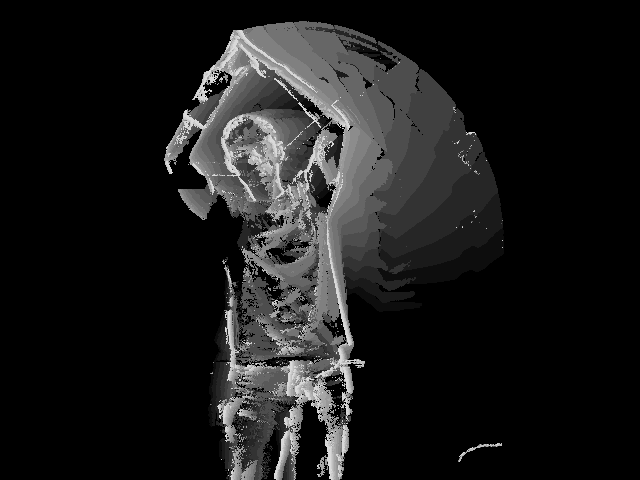
%> input picture CV_Project/MHIs/A/Individuals/a99.png, 640 x 480 px
$ octave FilterImage.m   (GNU Octave 9; MATLAB toolbox functions it lacks are replaced by stand-ins)
%> lines starting %> are read from the running program, lines starting %| are printed output that depends on the picture; in (x1, y1, x2, y2) boxes, pixels count from 0 and x2, y2 are one past the last pixel; in counts of white or black regions, pixels touching at a corner belong together; the program's own positions count from 1
image = double(imread('MHIs/A/Individuals/a99.png'));
%> image: size 480x640 double; min 0, max 217, mean 26.3; mean of the top-left, top-right, bottom-left and bottom-right quarters 37.2, 29.4, 25.3, 13.3
filtered = imbinarize(image);
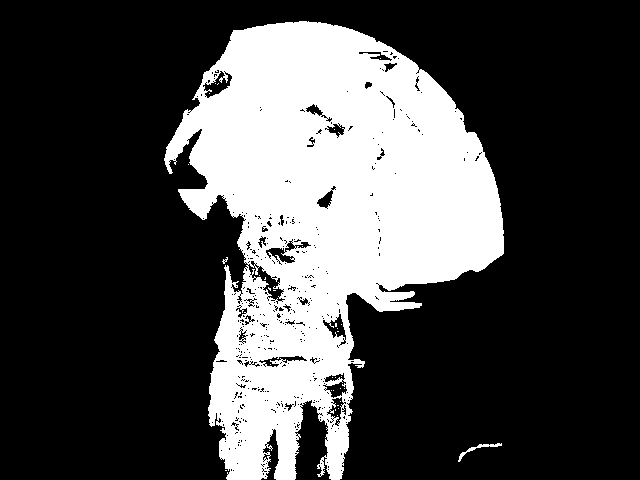
%> filtered: size 480x640 logical; 28.1% white; 34 white regions (32 under 20 px), largest, box (x1, y1, x2, y2) and area: (164, 21, 504, 480) 86042, (458, 443, 502, 462) 138
filtered = medfilt2(filtered, [5 5]);
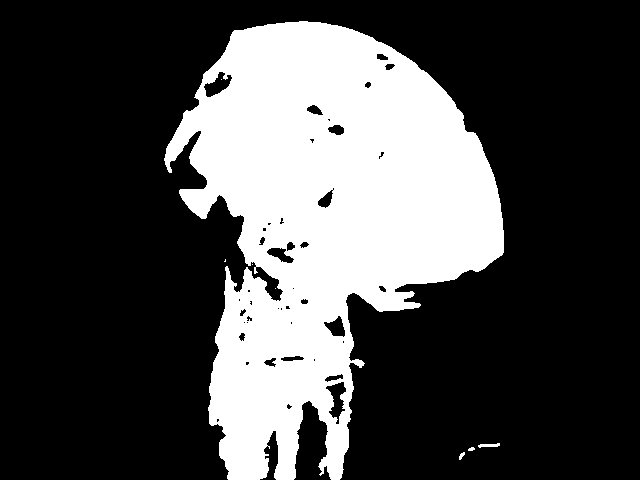
%> filtered: size 480x640 logical; 28.6% white; 8 white regions (4 under 20 px), largest, box (x1, y1, x2, y2) and area: (164, 21, 504, 480) 87677, (478, 443, 500, 448) 67, (459, 452, 465, 460) 27, (468, 447, 475, 451) 21
filtered = bwareafilt(filtered,2);
%> filtered: size 480x640 logical; 28.6% white; 2 white regions, box (x1, y1, x2, y2) and area: (164, 21, 504, 480) 87677, (478, 443, 500, 448) 67
filtered = imfill(filtered,'holes');
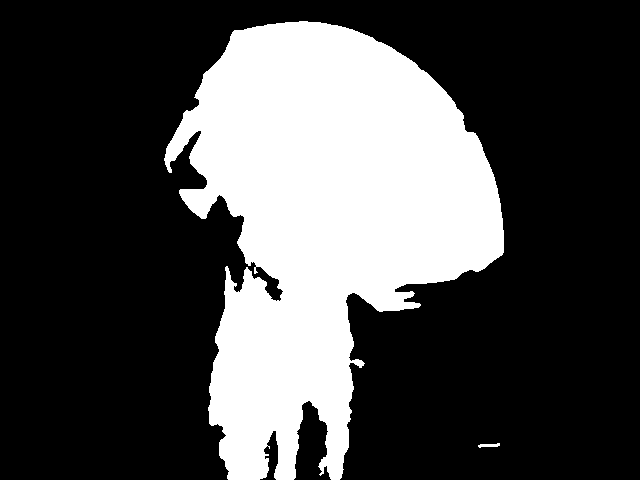
%> filtered: size 480x640 logical; 29.3% white; 2 white regions, box (x1, y1, x2, y2) and area: (164, 21, 504, 480) 89935, (478, 443, 500, 448) 67
filtered = image.*filtered;
%> filtered: size 480x640 double
imwrite(uint8(filtered),'MHIs/A/Individuals/a99.png');
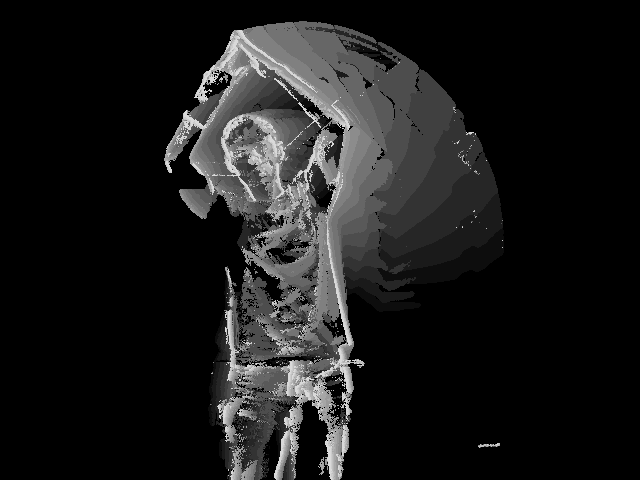
%> saved as a99.png: size 480x640 uint8; min 0, max 217, mean 26.1; mean of the top-left, top-right, bottom-left and bottom-right quarters 37.1, 29.4, 24.9, 13

$ run again, with CV_Project/MHIs/A/Individuals/a01.png copied over CV_Project/MHIs/A/Individuals/a99.png
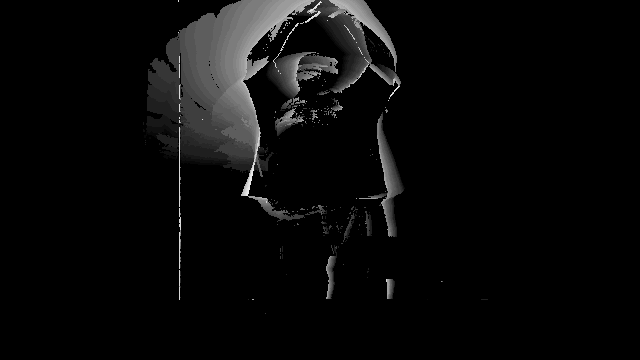
%> input picture CV_Project/MHIs/A/Individuals/a01.png, 640 x 360 px
%> `filtered = imbinarize(image);`:
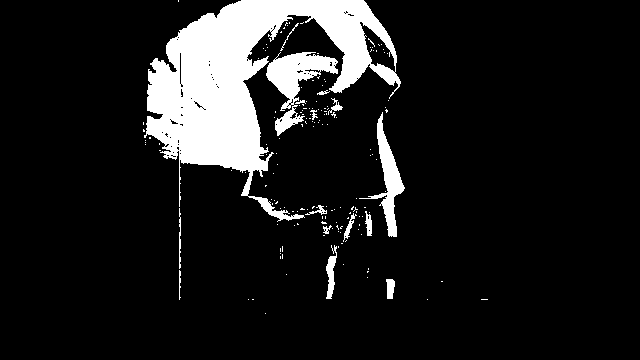
%> filtered: size 360x640 logical; 11.3% white; 165 white regions (149 under 20 px), largest, box (x1, y1, x2, y2) and area: (144, 0, 401, 222) 20797, (266, 52, 338, 136) 2260, (359, 112, 405, 237) 1435
%> `imwrite(uint8(filtered),'MHIs/A/Individuals/a99.png');`:
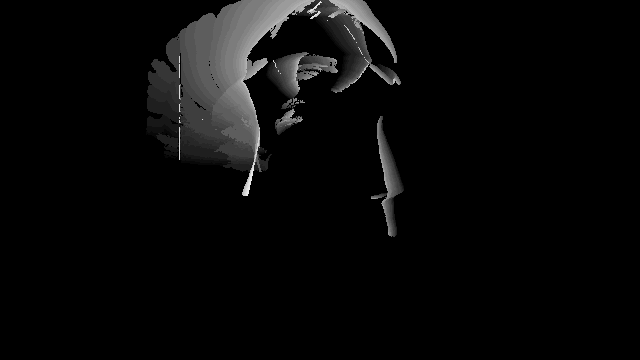
%> saved as a99.png: size 360x640 uint8; min 0, max 232, mean 8.9; mean of the top-left, top-right, bottom-left and bottom-right quarters 27.3, 7, 0.3, 1
